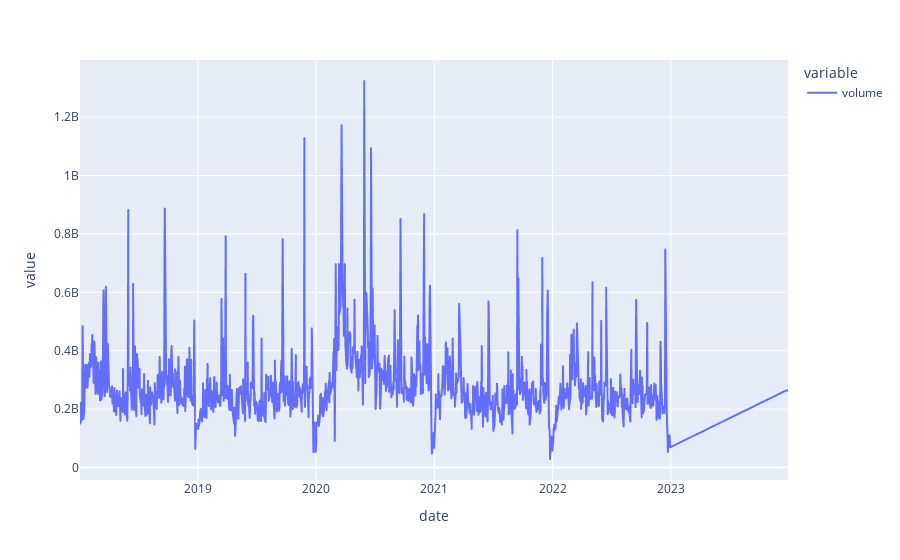

The notebook cell this image was saved under:
### Code cell
data.plot(x='date', y=['volume'], kind='line')

### Figure 1 — Plotly figure (JSON) as saved in the notebook; plotly's stock layout.template omitted (floating-point values rounded to 4 significant figures; data arrays with more than 128 entries replaced by an {"elided": "..."} marker saying what was removed)
{"data": [{"hovertemplate": "variable=volume<br>date=%{x}<br>value=%{y}<extra></extra>", "legendgroup": "volume", "line": {"color": "#636efa", "dash": "solid"}, "marker": {"symbol": "circle"}, "mode": "lines", "name": "volume", "showlegend": true, "type": "scattergl", "x": {"elided": "1239 str values"}, "xaxis": "x", "y": {"elided": "1239 float values"}, "yaxis": "y"}], "layout": {"legend": {"title": {"text": "variable"}, "tracegroupgap": 0}, "margin": {"t": 60}, "xaxis": {"anchor": "y", "domain": [0, 1], "title": {"text": "date"}}, "yaxis": {"anchor": "x", "domain": [0, 1], "title": {"text": "value"}}}}
